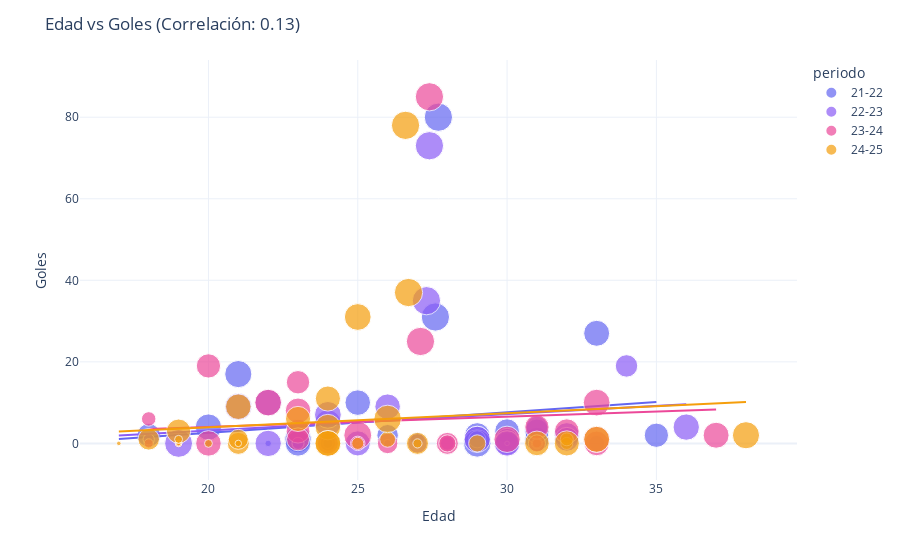

The notebook cell this image was saved under:
### Code cell
# Edad vs Goles
fig = px.scatter(df, x='Age', y='Gls', hover_data=['Player', 'periodo'],
                size='MP', color='periodo', trendline='ols',
                color_discrete_sequence=['#6366f1', '#8b5cf6', '#ec4899', '#f59e0b'])
fig.update_layout(title=f'Edad vs Goles (Correlación: {df["Age"].corr(df["Gls"]):.2f})',
                 xaxis_title='Edad', yaxis_title='Goles', template='plotly_white')
fig.show()

### Figure 1 — Plotly figure (JSON) as saved in the notebook; plotly's stock layout.template omitted (floating-point values rounded to 4 significant figures)
{"data": [{"customdata": [["David Alaba", "21-22"], ["Marco Asensio", "21-22"], ["Gareth Bale", "21-22"], ["Karim Benzema", "21-22"], ["Antonio Blanco", "21-22"], ["Eduardo Camavinga", "21-22"], ["Dani Carvajal", "21-22"], ["Casemiro", "21-22"], ["Dani Ceballos", "21-22"], ["Thibaut Courtois", "21-22"], ["Toni Fuidias", "21-22"], ["Mario Gila", "21-22"], ["Peter González", "21-22"], ["Miguel Gutiérrez", "21-22"], ["Eden Hazard", "21-22"], ["Isco", "21-22"], ["Luka Jović", "21-22"], ["Vinicius Júnior", "21-22"], ["Toni Kroos", "21-22"], ["Juanmi Latasa", "21-22"], ["Luis López", "21-22"], ["Andriy Lunin", "21-22"], ["Marcelo", "21-22"], ["Mariano", "21-22"], ["Rafa Marín", "21-22"], ["Ferland Mendy", "21-22"], ["Éder Militão", "21-22"], ["Luka Modrić", "21-22"], ["Nacho", "21-22"], ["Álvaro Odriozola", "21-22"], ["Diego Piñeiro", "21-22"], ["Rodrygo", "21-22"], ["Sergio Santos", "21-22"], ["Jesús Vallejo", "21-22"], ["Federico Valverde", "21-22"], ["Lucas Vázquez", "21-22"], ["Squad Total", "21-22"], ["Opponent Total", "21-22"]], "hovertemplate": "periodo=%{customdata[1]}<br>Age=%{x}<br>Gls=%{y}<br>MP=%{marker.size}<br>Player=%{customdata[0]}<extra></extra>", "legendgroup": "21-22", "marker": {"color": "#6366f1", "size": [30, 31, 5, 32, 1, 26, 24, 32, 11, 36, 0, 2, 3, 3, 18, 14, 15, 35, 28, 1, 0, 2, 12, 9, 0, 22, 34, 28, 28, 0, 0, 33, 1, 5, 31, 29, 38, 38], "sizemode": "area", "sizeref": 0.095, "symbol": "circle"}, "mode": "markers", "name": "21-22", "orientation": "v", "showlegend": true, "type": "scatter", "x": [29.0, 25.0, 32.0, 33.0, 21.0, 18.0, 29.0, 29.0, 24.0, 29.0, 20.0, 20.0, 19.0, 20.0, 30.0, 29.0, 23.0, 21.0, 31.0, 20.0, 20.0, 22.0, 33.0, 27.0, 19.0, 26.0, 23.0, 35.0, 31.0, 25.0, 17.0, 20.0, 20.0, 24.0, 23.0, 30.0, 27.7, 27.6], "xaxis": "x", "y": [2.0, 10.0, 1.0, 27.0, 0.0, 2.0, 1.0, 1.0, 0.0, 0.0, 1.0, 0.0, 0.0, 0.0, 0.0, 1.0, 1.0, 17.0, 1.0, 0.0, 1.0, 0.0, 0.0, 1.0, 1.0, 2.0, 1.0, 2.0, 3.0, 1.0, 1.0, 4.0, 0.0, 0.0, 0.0, 3.0, 80.0, 31.0], "yaxis": "y"}, {"hovertemplate": "<b>OLS trendline</b><br>Gls = 0.50469 * Age + -7.4899<br>R<sup>2</sup>=0.030876<br><br>periodo=21-22<br>Age=%{x}<br>Gls=%{y} <b>(trend)</b><extra></extra>", "legendgroup": "21-22", "marker": {"color": "#6366f1", "symbol": "circle"}, "mode": "lines", "name": "21-22", "showlegend": false, "type": "scatter", "x": [17.0, 18.0, 19.0, 19.0, 20.0, 20.0, 20.0, 20.0, 20.0, 20.0, 20.0, 21.0, 21.0, 22.0, 23.0, 23.0, 23.0, 24.0, 24.0, 25.0, 25.0, 26.0, 27.0, 27.6, 27.7, 29.0, 29.0, 29.0, 29.0, 29.0, 30.0, 30.0, 31.0, 31.0, 32.0, 33.0, 33.0, 35.0], "xaxis": "x", "y": [1.09, 1.595, 2.099, 2.099, 2.604, 2.604, 2.604, 2.604, 2.604, 2.604, 2.604, 3.109, 3.109, 3.613, 4.118, 4.118, 4.118, 4.623, 4.623, 5.127, 5.127, 5.632, 6.137, 6.44, 6.49, 7.146, 7.146, 7.146, 7.146, 7.146, 7.651, 7.651, 8.155, 8.155, 8.66, 9.165, 9.165, 10.17], "yaxis": "y"}, {"customdata": [["Andriy Lunin", "22-23"], ["Andriy Lunin", "22-23"], ["Andriy Lunin", "22-23"], ["Andriy Lunin", "22-23"], ["Andriy Lunin", "22-23"], ["Andriy Lunin", "22-23"], ["Andriy Lunin", "22-23"], ["Andriy Lunin", "22-23"], ["Andriy Lunin", "22-23"], ["Andriy Lunin", "22-23"], ["Andriy Lunin", "22-23"], ["Andriy Lunin", "22-23"], ["Andriy Lunin", "22-23"], ["Andriy Lunin", "22-23"], ["Andriy Lunin", "22-23"], ["Andriy Lunin", "22-23"], ["Andriy Lunin", "22-23"], ["Andriy Lunin", "22-23"], ["Andriy Lunin", "22-23"], ["Andriy Lunin", "22-23"], ["Andriy Lunin", "22-23"], ["Andriy Lunin", "22-23"], ["Andriy Lunin", "22-23"], ["Andriy Lunin", "22-23"], ["Andriy Lunin", "22-23"], ["Andriy Lunin", "22-23"], ["Andriy Lunin", "22-23"], ["Andriy Lunin", "22-23"], ["Andriy Lunin", "22-23"], ["Andriy Lunin", "22-23"], ["Andriy Lunin", "22-23"], ["Andriy Lunin", "22-23"], ["Andriy Lunin", "22-23"], ["Andriy Lunin", "22-23"], ["Andriy Lunin", "22-23"], ["Andriy Lunin", "22-23"]], "hovertemplate": "periodo=%{customdata[1]}<br>Age=%{x}<br>Gls=%{y}<br>MP=%{marker.size}<br>Player=%{customdata[0]}<extra></extra>", "legendgroup": "22-23", "marker": {"color": "#8b5cf6", "size": [23, 2, 31, 24, 37, 0, 27, 1, 30, 31, 0, 0, 6, 33, 30, 0, 0, 7, 9, 0, 18, 33, 33, 27, 3, 0, 0, 6, 34, 33, 33, 1, 34, 23, 38, 38], "sizemode": "area", "sizeref": 0.095, "symbol": "circle"}, "mode": "markers", "name": "22-23", "orientation": "v", "showlegend": true, "type": "scatter", "x": [30.0, 20.0, 26.0, 34.0, 19.0, 20.0, 30.0, 30.0, 25.0, 30.0, 21.0, 23.0, 31.0, 22.0, 32.0, 21.0, 20.0, 23.0, 28.0, 18.0, 27.0, 24.0, 36.0, 32.0, 26.0, 17.0, 18.0, 18.0, 21.0, 29.0, 22.0, 25.0, 24.0, 31.0, 27.4, 27.3], "xaxis": "x", "y": [1.0, 0.0, 9.0, 19.0, 0.0, 1.0, 0.0, 0.0, 0.0, 0.0, 1.0, 1.0, 0.0, 10.0, 2.0, 1.0, 1.0, 0.0, 0.0, 1.0, 0.0, 5.0, 4.0, 1.0, 0.0, 1.0, 1.0, 1.0, 9.0, 1.0, 0.0, 0.0, 7.0, 4.0, 73.0, 35.0], "yaxis": "y"}, {"hovertemplate": "<b>OLS trendline</b><br>Gls = 0.402322 * Age + -4.8941<br>R<sup>2</sup>=0.023366<br><br>periodo=22-23<br>Age=%{x}<br>Gls=%{y} <b>(trend)</b><extra></extra>", "legendgroup": "22-23", "marker": {"color": "#8b5cf6", "symbol": "circle"}, "mode": "lines", "name": "22-23", "showlegend": false, "type": "scatter", "x": [17.0, 18.0, 18.0, 18.0, 19.0, 20.0, 20.0, 20.0, 21.0, 21.0, 21.0, 22.0, 22.0, 23.0, 23.0, 24.0, 24.0, 25.0, 25.0, 26.0, 26.0, 27.0, 27.3, 27.4, 28.0, 29.0, 30.0, 30.0, 30.0, 30.0, 31.0, 31.0, 32.0, 32.0, 34.0, 36.0], "xaxis": "x", "y": [1.945, 2.348, 2.348, 2.348, 2.75, 3.152, 3.152, 3.152, 3.555, 3.555, 3.555, 3.957, 3.957, 4.359, 4.359, 4.762, 4.762, 5.164, 5.164, 5.566, 5.566, 5.969, 6.089, 6.13, 6.371, 6.773, 7.176, 7.176, 7.176, 7.176, 7.578, 7.578, 7.98, 7.98, 8.785, 9.589], "yaxis": "y"}, {"customdata": [["Andriy Lunin", "23-24"], ["Andriy Lunin", "23-24"], ["Andriy Lunin", "23-24"], ["Andriy Lunin", "23-24"], ["Andriy Lunin", "23-24"], ["Andriy Lunin", "23-24"], ["Andriy Lunin", "23-24"], ["Andriy Lunin", "23-24"], ["Andriy Lunin", "23-24"], ["Andriy Lunin", "23-24"], ["Andriy Lunin", "23-24"], ["Andriy Lunin", "23-24"], ["Andriy Lunin", "23-24"], ["Andriy Lunin", "23-24"], ["Andriy Lunin", "23-24"], ["Andriy Lunin", "23-24"], ["Andriy Lunin", "23-24"], ["Andriy Lunin", "23-24"], ["Andriy Lunin", "23-24"], ["Andriy Lunin", "23-24"], ["Andriy Lunin", "23-24"], ["Andriy Lunin", "23-24"], ["Andriy Lunin", "23-24"], ["Andriy Lunin", "23-24"], ["Andriy Lunin", "23-24"], ["Andriy Lunin", "23-24"], ["Andriy Lunin", "23-24"], ["Andriy Lunin", "23-24"], ["Andriy Lunin", "23-24"], ["Andriy Lunin", "23-24"], ["Andriy Lunin", "23-24"], ["Andriy Lunin", "23-24"], ["Andriy Lunin", "23-24"], ["Andriy Lunin", "23-24"], ["Andriy Lunin", "23-24"], ["Andriy Lunin", "23-24"], ["Andriy Lunin", "23-24"], ["Andriy Lunin", "23-24"], ["Andriy Lunin", "23-24"], ["Andriy Lunin", "23-24"]], "hovertemplate": "periodo=%{customdata[1]}<br>Age=%{x}<br>Gls=%{y}<br>MP=%{marker.size}<br>Player=%{customdata[0]}<extra></extra>", "legendgroup": "23-24", "marker": {"color": "#ec4899", "size": [0, 29, 37, 0, 27, 33, 34, 1, 0, 0, 0, 4, 0, 29, 32, 10, 23, 2, 21, 0, 33, 26, 34, 10, 0, 2, 25, 0, 31, 4, 20, 28, 0, 0, 31, 28, 14, 14, 38, 38], "sizemode": "area", "sizeref": 0.095, "symbol": "circle"}, "mode": "markers", "name": "23-24", "orientation": "v", "showlegend": true, "type": "scatter", "x": [21.0, 32.0, 25.0, 19.0, 23.0, 30.0, 22.0, 19.0, 18.0, 18.0, 19.0, 18.0, 27.0, 33.0, 37.0, 25.0, 28.0, 19.0, 24.0, 21.0, 33.0, 23.0, 33.0, 18.0, 24.0, 19.0, 23.0, 18.0, 23.0, 31.0, 26.0, 31.0, 21.0, 21.0, 20.0, 20.0, 28.0, 31.0, 27.4, 27.1], "xaxis": "x", "y": [1.0, 3.0, 2.0, 1.0, 3.0, 1.0, 10.0, 0.0, 1.0, 1.0, 1.0, 0.0, 1.0, 0.0, 2.0, 0.0, 0.0, 0.0, 0.0, 1.0, 1.0, 15.0, 10.0, 6.0, 1.0, 0.0, 1.0, 1.0, 8.0, 0.0, 0.0, 4.0, 1.0, 1.0, 0.0, 19.0, 0.0, 0.0, 85.0, 25.0], "yaxis": "y"}, {"hovertemplate": "<b>OLS trendline</b><br>Gls = 0.250122 * Age + -0.949841<br>R<sup>2</sup>=0.008919<br><br>periodo=23-24<br>Age=%{x}<br>Gls=%{y} <b>(trend)</b><extra></extra>", "legendgroup": "23-24", "marker": {"color": "#ec4899", "symbol": "circle"}, "mode": "lines", "name": "23-24", "showlegend": false, "type": "scatter", "x": [18.0, 18.0, 18.0, 18.0, 18.0, 19.0, 19.0, 19.0, 19.0, 19.0, 20.0, 20.0, 21.0, 21.0, 21.0, 21.0, 22.0, 23.0, 23.0, 23.0, 23.0, 24.0, 24.0, 25.0, 25.0, 26.0, 27.0, 27.1, 27.4, 28.0, 28.0, 30.0, 31.0, 31.0, 31.0, 32.0, 33.0, 33.0, 33.0, 37.0], "xaxis": "x", "y": [3.552, 3.552, 3.552, 3.552, 3.552, 3.802, 3.802, 3.802, 3.802, 3.802, 4.053, 4.053, 4.303, 4.303, 4.303, 4.303, 4.553, 4.803, 4.803, 4.803, 4.803, 5.053, 5.053, 5.303, 5.303, 5.553, 5.803, 5.828, 5.903, 6.054, 6.054, 6.554, 6.804, 6.804, 6.804, 7.054, 7.304, 7.304, 7.304, 8.305], "yaxis": "y"}, {"customdata": [["Diego Aguado", "24-25"], ["Lorenzo Aguado", "24-25"], ["David Alaba", "24-25"], ["Raúl Asencio", "24-25"], ["Jude Bellingham", "24-25"], ["Eduardo Camavinga", "24-25"], ["Dani Carvajal", "24-25"], ["Dani Ceballos", "24-25"], ["Chema", "24-25"], ["Thibaut Courtois", "24-25"], ["Brahim Díaz", "24-25"], ["Endrick", "24-25"], ["Fran", "24-25"], ["Fran Garcia", "24-25"], ["Gonzalo García", "24-25"], ["Arda Güler", "24-25"], ["David Jiménez", "24-25"], ["Vinicius Júnior", "24-25"], ["Youssef Lekhedim", "24-25"], ["Andriy Lunin", "24-25"], ["Kylian Mbappé", "24-25"], ["Ferland Mendy", "24-25"], ["Sergio Mestre", "24-25"], ["Éder Militão", "24-25"], ["Luka Modrić", "24-25"], ["Víctor Muñoz", "24-25"], ["Jacobo Ramón", "24-25"], ["Mario Rivas", "24-25"], ["Rodrygo", "24-25"], ["Antonio Rüdiger", "24-25"], ["Aurélien Tchouaméni", "24-25"], ["Victor Valdepeñas", "24-25"], ["Jesús Vallejo", "24-25"], ["Federico Valverde", "24-25"], ["Lucas Vázquez", "24-25"], ["Daniel Yáñez", "24-25"], ["Squad Total", "24-25"], ["Opponent Total", "24-25"]], "hovertemplate": "periodo=%{customdata[1]}<br>Age=%{x}<br>Gls=%{y}<br>MP=%{marker.size}<br>Player=%{customdata[0]}<extra></extra>", "legendgroup": "24-25", "marker": {"color": "#f59e0b", "size": [0, 2, 7, 23, 31, 19, 8, 23, 2, 30, 31, 22, 1, 31, 3, 28, 0, 30, 0, 7, 34, 14, 0, 12, 35, 2, 3, 0, 30, 29, 32, 0, 4, 36, 32, 1, 38, 38], "sizemode": "area", "sizeref": 0.095, "symbol": "circle"}, "mode": "markers", "name": "24-25", "orientation": "v", "showlegend": true, "type": "scatter", "x": [17.0, 21.0, 32.0, 21.0, 21.0, 21.0, 32.0, 27.0, 19.0, 32.0, 24.0, 18.0, 19.0, 24.0, 20.0, 19.0, 20.0, 24.0, 18.0, 25.0, 25.0, 29.0, 19.0, 26.0, 38.0, 21.0, 19.0, 17.0, 23.0, 31.0, 24.0, 17.0, 27.0, 26.0, 33.0, 17.0, 26.6, 26.7], "xaxis": "x", "y": [1.0, 0.0, 0.0, 0.0, 9.0, 1.0, 1.0, 0.0, 0.0, 0.0, 4.0, 1.0, 0.0, 0.0, 0.0, 3.0, 1.0, 11.0, 1.0, 0.0, 31.0, 0.0, 1.0, 1.0, 2.0, 0.0, 1.0, 1.0, 6.0, 0.0, 0.0, 1.0, 0.0, 6.0, 1.0, 0.0, 78.0, 37.0], "yaxis": "y"}, {"hovertemplate": "<b>OLS trendline</b><br>Gls = 0.343417 * Age + -2.89039<br>R<sup>2</sup>=0.016137<br><br>periodo=24-25<br>Age=%{x}<br>Gls=%{y} <b>(trend)</b><extra></extra>", "legendgroup": "24-25", "marker": {"color": "#f59e0b", "symbol": "circle"}, "mode": "lines", "name": "24-25", "showlegend": false, "type": "scatter", "x": [17.0, 17.0, 17.0, 17.0, 18.0, 18.0, 19.0, 19.0, 19.0, 19.0, 19.0, 20.0, 20.0, 21.0, 21.0, 21.0, 21.0, 21.0, 23.0, 24.0, 24.0, 24.0, 24.0, 25.0, 25.0, 26.0, 26.0, 26.6, 26.7, 27.0, 27.0, 29.0, 31.0, 32.0, 32.0, 32.0, 33.0, 38.0], "xaxis": "x", "y": [2.948, 2.948, 2.948, 2.948, 3.291, 3.291, 3.635, 3.635, 3.635, 3.635, 3.635, 3.978, 3.978, 4.321, 4.321, 4.321, 4.321, 4.321, 5.008, 5.352, 5.352, 5.352, 5.352, 5.695, 5.695, 6.038, 6.038, 6.244, 6.279, 6.382, 6.382, 7.069, 7.756, 8.099, 8.099, 8.099, 8.442, 10.16], "yaxis": "y"}], "layout": {"legend": {"itemsizing": "constant", "title": {"text": "periodo"}, "tracegroupgap": 0}, "margin": {"t": 60}, "title": {"text": "Edad vs Goles (Correlación: 0.13)"}, "xaxis": {"anchor": "y", "domain": [0, 1], "title": {"text": "Edad"}}, "yaxis": {"anchor": "x", "domain": [0, 1], "title": {"text": "Goles"}}}}
